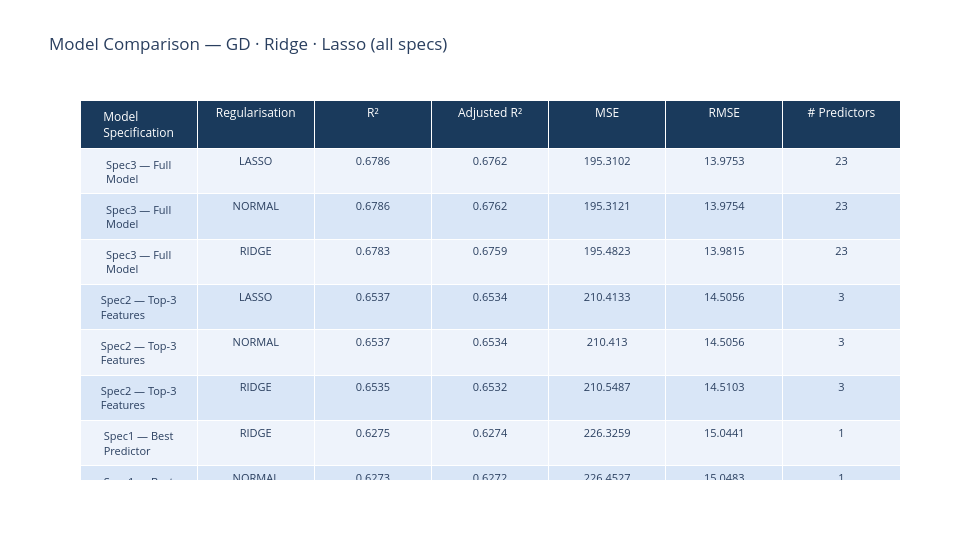

Notebook source saved alongside this figure:
### Code cell
fig_tbl = go.Figure(go.Table(
    header=dict(
        values=list(cmp.columns),
        fill_color="#1a3a5c",
        font=dict(color="white", size=12),
        align="center"
    ),
    cells=dict(
        values=[cmp[c] for c in cmp.columns],
        fill_color=[["#eef3fb" if i % 2 == 0 else "#d9e6f7" for i in range(len(cmp))]],
        align="center",
        font=dict(size=11)
    )
))
fig_tbl.update_layout(title="Model Comparison — GD · Ridge · Lasso (all specs)", width=980)
fig_tbl.show()

### Figure 1 — Plotly figure (JSON) as saved in the notebook; plotly's stock layout.template omitted (floating-point values rounded to 4 significant figures)
{"data": [{"cells": {"align": "center", "fill": {"color": [["#eef3fb", "#d9e6f7", "#eef3fb", "#d9e6f7", "#eef3fb", "#d9e6f7", "#eef3fb", "#d9e6f7", "#eef3fb"]]}, "font": {"size": 11}, "values": [["Spec3 — Full Model", "Spec3 — Full Model", "Spec3 — Full Model", "Spec2 — Top-3 Features", "Spec2 — Top-3 Features", "Spec2 — Top-3 Features", "Spec1 — Best Predictor", "Spec1 — Best Predictor", "Spec1 — Best Predictor"], ["LASSO", "NORMAL", "RIDGE", "LASSO", "NORMAL", "RIDGE", "RIDGE", "NORMAL", "LASSO"], [0.6786, 0.6786, 0.6783, 0.6537, 0.6537, 0.6535, 0.6275, 0.6273, 0.6273], [0.6762, 0.6762, 0.6759, 0.6534, 0.6534, 0.6532, 0.6274, 0.6272, 0.6272], [195.3, 195.3, 195.5, 210.4, 210.4, 210.5, 226.3, 226.5, 226.4], [13.98, 13.98, 13.98, 14.51, 14.51, 14.51, 15.04, 15.05, 15.05], [23, 23, 23, 3, 3, 3, 1, 1, 1]]}, "header": {"align": "center", "fill": {"color": "#1a3a5c"}, "font": {"color": "white", "size": 12}, "values": ["Model Specification", "Regularisation", "R²", "Adjusted R²", "MSE", "RMSE", "# Predictors"]}, "type": "table"}], "layout": {"title": {"text": "Model Comparison — GD · Ridge · Lasso (all specs)"}, "width": 980}}
